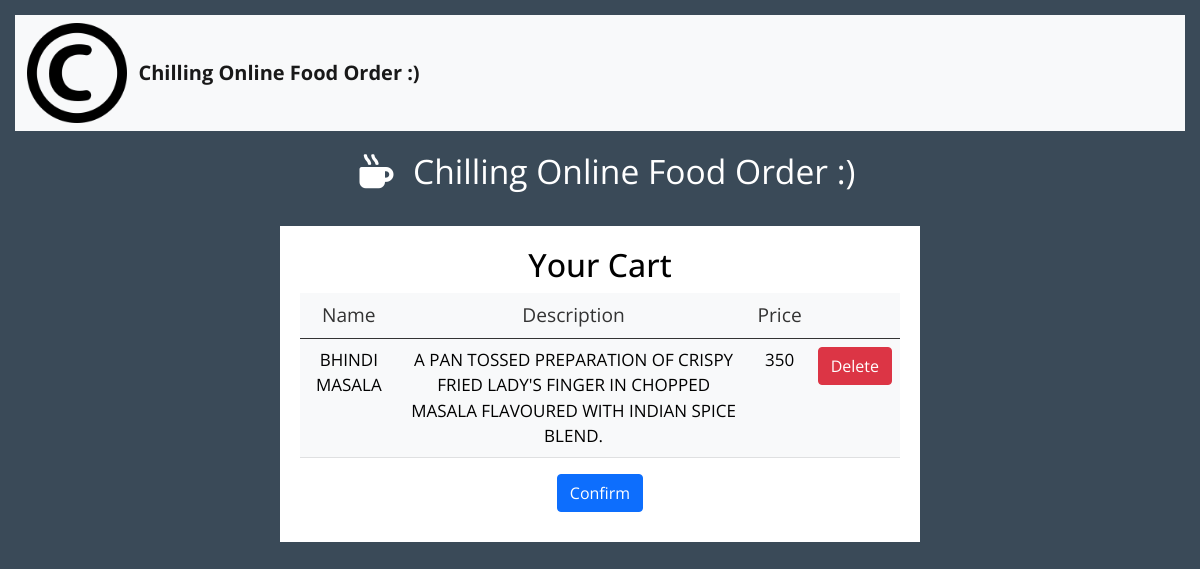
The app's page /cart/ (signed in) with its own data.
### food_app/models.py (models this page shows, shortened)
class CartItem(models.Model):
    user = models.ForeignKey(User, on_delete=models.CASCADE)
    item = models.ForeignKey(FoodModel, on_delete=models.CASCADE)
    ordered = models.BooleanField(default=False)
    quantity = models.IntegerField(default=1)
    ordered_date = models.DateField(default=timezone.now)
    delivery_date = models.DateField(default=timezone.now)

class FoodModel(models.Model):
    food_name = models.CharField(max_length=100)
    food_price = models.IntegerField()
    food_description = models.CharField(max_length=500)
    food_image = models.ImageField(upload_to='images/')
    restaurent_name = models.ForeignKey(RestaurentCategoryModel,on_delete=models.CASCADE)

### food_app/views.py (the view)
# urls.py: path('cart/', views.get_cart_items, name='cart'),
@login_required
def get_cart_items(request):
    cart_items = CartItem.objects.filter(user=request.user,ordered=False)
    bill = cart_items.aggregate(Sum('item__food_price'))
    number = cart_items.aggregate(Sum('quantity'))
    total = bill.get("item__price__sum")
    count = number.get("quantity__sum")
    context = {
        'cart_items':cart_items,
        'total': total,
        'count': count,
    }
    return render(request, 'cart.html', context)

### templates/cart.html (shortened to what this page needs)
{% extends 'base2.html' %}
{% load static %}
{% block body_block %}
<div class="tm-container">
  <div class="tm-main-content">
    <section style="text-align: center;" class="tm-section">
      <h2 style="color: black;">Your Cart</h2>
      <div class="tm-responsive-table">
        {% if cart_items %}
        <div class="table-responsive">
            <table class="table table-light">
                <thead>
                <tr>
                    <th scope="col">Name</th>
                    <th scope="col">Description</th>
                    <th scope="col">Price</th>
                    <th scope="col"></th>
                </tr>
                </thead>
                <tbody>
                    {% for cart in cart_items %}
                <tr>
                    <td>{{ cart.item.food_name }}</td>
                    <td>{{ cart.item.food_description }}</td>
                    <td>{{ cart.item.food_price }}</td>
                    <td><a class="btn btn-danger" href="/delete_cart/?id={{ cart.id }}">Delete</a></td>
                </tr>
                    {% endfor %}
                </tbody>
            </table>
            <a href="/order_view" class="btn btn-primary">Confirm</a>
        </div>
        {% else %}
        <h4 class="text-center">Sorry, Your Cart is Empty....Please add Items!!!</h4>
        {% endif %}
    </div>
      </div>
   </div>
{% endblock %}

### static/css/tooplate-chilling-cafe.css (style rules this page uses)
body { background-color: #3a4a58; color: #8c8c8c; font-family: "Open Sans", Arial, Helvetica, sans-serif; font-size: 17px; font-weight: 400; padding: 15px; margin: 0; }
.tm-container { max-width: 640px; margin-left: auto; margin-right: auto; }
.tm-main-content { background-color: #ffffff; }
table { width: 100%; border-spacing: 0; }
td { text-align: center; padding: 10px 15px; }
th { color: #333333; font-weight: 400; font-size: 1.2rem; padding-left: 15px; padding-right: 15px; }
tr:nth-child(odd) { background-color: #e5e8ed; }
.tm-section { padding-top: 20px; padding-left: 20px; padding-right: 20px; padding-bottom: 30px; }
a { transition: all 0.3s ease; }

### records on screen
CartItem: item.food_name "BHINDI MASALA", item.food_description "A PAN TOSSED PREPARATION OF CRISPY FRIED LADY'S FINGER IN CHOPPED MASALA FLAVOURED WITH INDIAN SPICE BLEND.", item.food_price "350"
